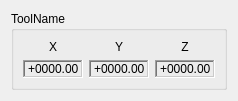
<?xml version="1.0" encoding="UTF-8"?>
<ui version="4.0">
 <class>ToolWidget</class>
 <widget class="QWidget" name="ToolWidget">
  <property name="geometry">
   <rect>
    <x>0</x>
    <y>0</y>
    <width>230</width>
    <height>90</height>
   </rect>
  </property>
  <property name="windowTitle">
   <string>Form</string>
  </property>
  <layout class="QHBoxLayout" name="horizontalLayout">
   <item>
    <widget class="QGroupBox" name="ToolGroup">
     <property name="title">
      <string>ToolName</string>
     </property>
     <layout class="QGridLayout" name="gridLayout">
      <item row="0" column="0">
       <widget class="QLabel" name="LabelX">
        <property name="text">
         <string>X</string>
        </property>
        <property name="alignment">
         <set>Qt::AlignCenter</set>
        </property>
       </widget>
      </item>
      <item row="0" column="1">
       <widget class="QLabel" name="LabelY">
        <property name="text">
         <string>Y</string>
        </property>
        <property name="alignment">
         <set>Qt::AlignCenter</set>
        </property>
       </widget>
      </item>
      <item row="0" column="2">
       <widget class="QLabel" name="LabelZ">
        <property name="text">
         <string>Z</string>
        </property>
        <property name="alignment">
         <set>Qt::AlignCenter</set>
        </property>
       </widget>
      </item>
      <item row="1" column="0">
       <widget class="QLabel" name="PositionX">
        <property name="minimumSize">
         <size>
          <width>60</width>
          <height>0</height>
         </size>
        </property>
        <property name="frameShape">
         <enum>QFrame::WinPanel</enum>
        </property>
        <property name="frameShadow">
         <enum>QFrame::Sunken</enum>
        </property>
        <property name="text">
         <string>+0000.00</string>
        </property>
       </widget>
      </item>
      <item row="1" column="1">
       <widget class="QLabel" name="PositionY">
        <property name="minimumSize">
         <size>
          <width>60</width>
          <height>0</height>
         </size>
        </property>
        <property name="frameShape">
         <enum>QFrame::WinPanel</enum>
        </property>
        <property name="frameShadow">
         <enum>QFrame::Sunken</enum>
        </property>
        <property name="text">
         <string>+0000.00</string>
        </property>
       </widget>
      </item>
      <item row="1" column="2">
       <widget class="QLabel" name="PositionZ">
        <property name="minimumSize">
         <size>
          <width>60</width>
          <height>0</height>
         </size>
        </property>
        <property name="frameShape">
         <enum>QFrame::WinPanel</enum>
        </property>
        <property name="frameShadow">
         <enum>QFrame::Sunken</enum>
        </property>
        <property name="text">
         <string>+0000.00</string>
        </property>
       </widget>
      </item>
     </layout>
    </widget>
   </item>
  </layout>
 </widget>
 <resources/>
 <connections/>
</ui>
